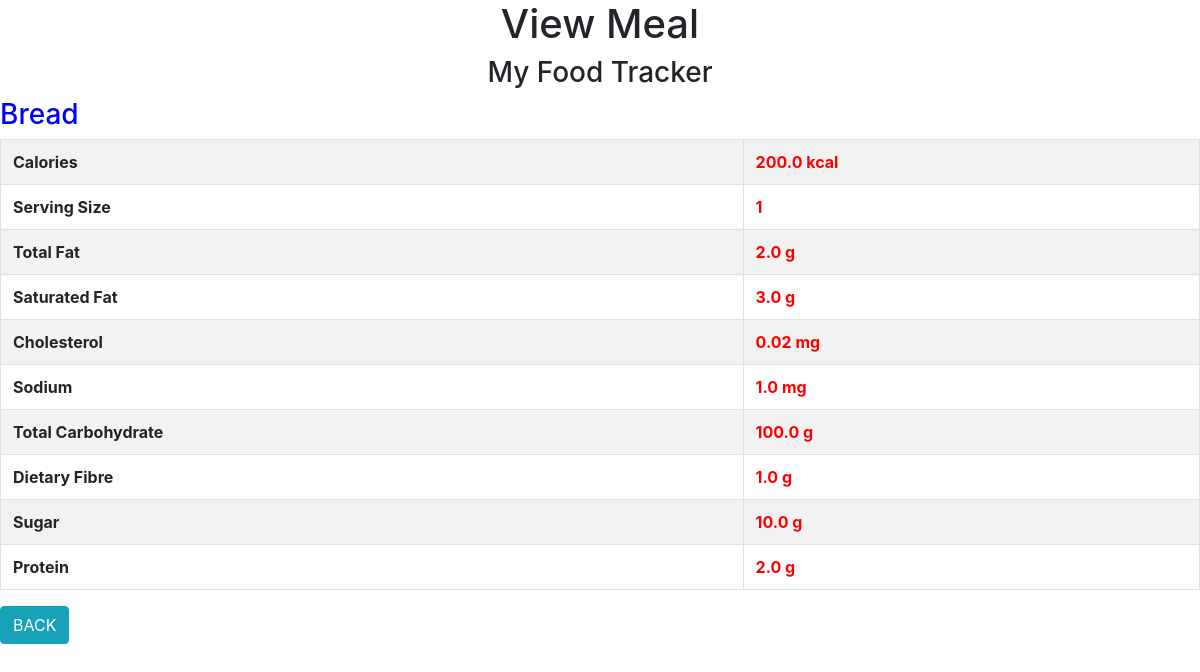
Page /view_meal/2 on the committed database.
### food/models.py (models this page shows)
class Meal(models.Model):
	BREAKFAST = 1
	MORNING_SNACK = 2
	LUNCH = 3
	AFTERNOON_SNACK = 4
	DINNER = 5
	EVENING_SNACK = 6
	MEAL_TIME_TYPES = (
		(BREAKFAST, "Breakfast"),
		(MORNING_SNACK, "Morning Snack"),
		(LUNCH, "Lunch"),
		(AFTERNOON_SNACK, "Afternoon Snack"),
		(DINNER, "Dinner"),
		(EVENING_SNACK, "Evening Snack")
	)
	food = models.ForeignKey(Food, verbose_name="Food", on_delete=models.CASCADE)
	serving_size = models.IntegerField(verbose_name="Serving Size")
	meal_time = models.IntegerField(verbose_name="Meal Time", choices=MEAL_TIME_TYPES)
	def __str__(self):
		return "%s" % self.food
	def get_total_calories(self):
		return self.serving_size * self.food.calories
	def get_total_fat(self):
		return self.serving_size * self.food.total_fat
	def get_total_saturated_fat(self):
		return self.serving_size * self.food.saturated_fat
	def get_total_cholesterol(self):
		return self.serving_size * self.food.cholesterol
	def get_total_sodium(self):
		return self.serving_size * self.food.sodium
	def get_total_carbohydrate(self):
		return self.serving_size * self.food.total_carbohydrate
	def get_total_dietary_fibre(self):
		return self.serving_size * self.food.dietary_fibre
	def get_total_sugar(self):
		return self.serving_size * self.food.sugar
	def get_total_protein(self):
		return self.serving_size * self.food.protein

class Food(models.Model):
	name = models.CharField(verbose_name="Food Name", max_length=200)
	calories = models.FloatField(verbose_name="Calories (kcal)")
	total_fat = models.FloatField(verbose_name="Total Fat (g)")
	saturated_fat = models.FloatField(verbose_name="Saturated Fat (g)")
	cholesterol = models.FloatField(verbose_name="Cholesterol (mg)")
	sodium = models.FloatField(verbose_name="Sodium (mg)")
	total_carbohydrate = models.FloatField(verbose_name="Total Carbohydrate (g)")
	dietary_fibre = models.FloatField(verbose_name="Dietary Fibre (g)")
	sugar = models.FloatField(verbose_name="Sugar (g)")
	protein = models.FloatField(verbose_name="Protein (g)")
	def __str__(self):
		return "%s" % self.name

### food/views.py (the view)
# urls.py: url(r'^view_meal/(?P<meal_id>\d+)$', view_meal, name='view-meal'),
def view_meal(request, meal_id):
	template = "view_meal.html"
	meal = Meal.objects.get(id=int(meal_id))
	context = {
		'meal': meal,
	}
	return render (request, template, context)

### templates/view_meal.html (shortened to what this page needs)
<html>
	<head>
		<link rel="stylesheet" href="https://stackpath.bootstrapcdn.com/bootstrap/4.1.1/css/bootstrap.min.css">
	</head>
	<body>
		<h1 align="center">View Meal</h1>
		<h3 align="center">My Food Tracker</h3>
		<form role="form" action="" method="POST">
		    <h3 style="color:blue;">{{ meal }}</h3>
			<table class="table table-bordered table-striped">
				<tbody>
					<tr>
						<th>Calories</th>
						<th style="color:red;">{{ meal.get_total_calories}} kcal </th>
					</tr>
					<tr>
						<th>Serving Size</th>
						<th style="color:red;">{{ meal.serving_size }}</th>
					</tr>
					<tr>
						<th>Total Fat</th>
						<th style="color:red;">{{ meal.get_total_fat }} g </th>
					</tr>
					<tr>
						<th>Saturated Fat</th>
						<th style="color:red;">{{ meal.get_total_saturated_fat }} g </th>
					</tr>
					<tr>
						<th>Cholesterol</th>
						<th style="color:red;">{{ meal.get_total_cholesterol }} mg </th>
					</tr>
					<tr>
						<th>Sodium</th>
						<th style="color:red;">{{ meal.get_total_sodium }} mg </th>
					</tr>
					<tr>
						<th>Total Carbohydrate</th>
						<th style="color:red;">{{ meal.get_total_carbohydrate }} g </th>
					</tr>
					<tr>
						<th>Dietary Fibre</th>
						<th style="color:red;">{{ meal.get_total_dietary_fibre }} g </th>
					</tr>
					<tr>
						<th>Sugar</th>
						<th style="color:red;">{{ meal.get_total_sugar }} g </th>
					</tr>
					<tr>
						<th>Protein</th>
						<th style="color:red;">{{ meal.get_total_protein }} g </th>
					</tr>
				</tbody>
			</table>
		<a href="{% url 'food:index' %}" class="btn btn-info">BACK</a>
	</body>
</html>

### rows in the picture
Meal: food.name "Bread", get_total_calories "200.0", serving_size "1", get_total_fat "2.0", get_total_saturated_fat "3.0", get_total_cholesterol "0.02", get_total_sodium "1.0", get_total_carbohydrate "100.0", get_total_dietary_fibre "1.0", get_total_sugar "10.0", get_total_protein "2.0"
